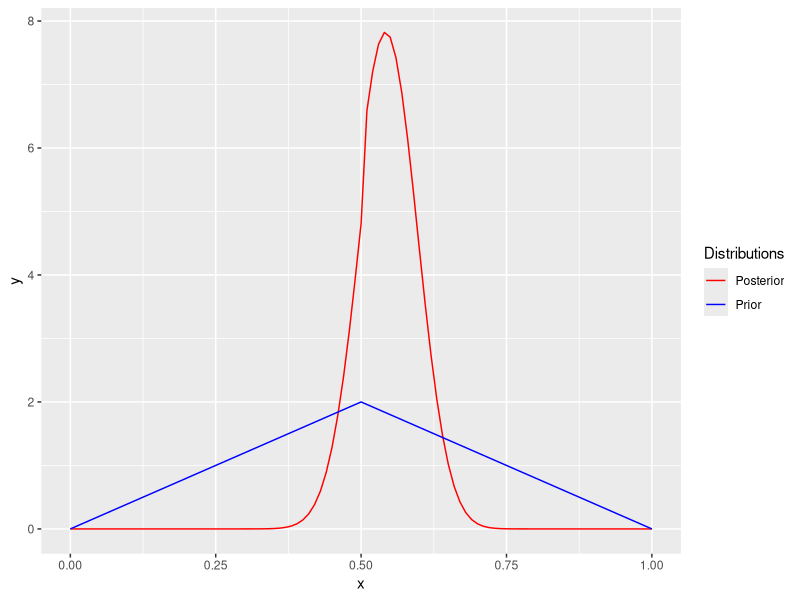
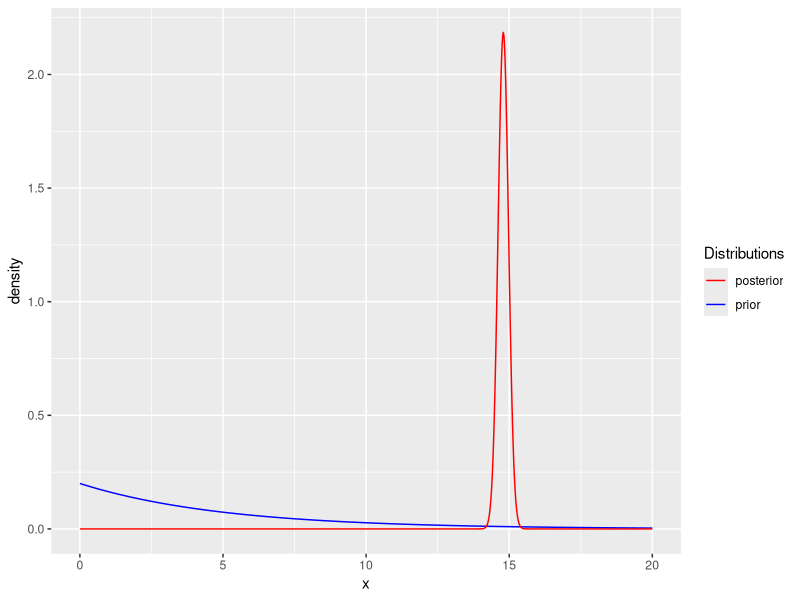

These charts were generated, in order, by the following R code:
list.of.packages = c("ggplot2")
new.packages = list.of.packages[!(list.of.packages %in% installed.packages()[,"Package"])]
if(length(new.packages)) install.packages(new.packages)

library(ggplot2)

# Problem 2
prior = function(theta) {
  ifelse(theta>=0 & theta <=0.5, 4*theta, ifelse(theta > 0.5 & theta <= 1, 4-4*theta,0))
}

likelihood = function(theta, n, success){theta^success*(1-theta)^(n-success)}

marginal_y = function(theta) {
  ifelse(theta>=0 & theta <=0.5, choose(82,45)*4*theta*likelihood(theta,82,45), 
  ifelse(theta > 0.5 & theta <= 1, choose(82,45)*(4-4*theta)*likelihood(theta,82,45),0))
}

posterior_R1 = function(theta) {dbeta(theta,45+2,82-45+1)}
a = integrate(posterior_R1,0,.5)$value
posterior_R2 = function(theta) {dbeta(theta,45+1,82-45+2)}
b = integrate(posterior_R2,0.5,1)$value
c1 = a/(a+b)
c2 = 1-c1

posterior = function(theta) {
  ifelse(theta>=0 & theta <=0.5, (c1/a)*dbeta(theta,45+2,82-45+1),
  ifelse(theta > 0.5 & theta <= 1, (c2/b)*dbeta(theta,45+1,82-45+2),0))
}

integrate(posterior, 0,1)

posterior_mean = function(theta) {
  ifelse(theta>=0 & theta <=0.5, theta*(c1/a)*dbeta(theta,45+2,82-45+1),
  ifelse(theta > 0.5 & theta <= 1, theta*(c2/b)*dbeta(theta,45+1,82-45+2),0))
}

mean = integrate(posterior_mean, 0,1)$value

posterior_second_moment = function(theta) {
  ifelse(theta>=0 & theta <=0.5, theta^2*(c1/a)*dbeta(theta,45+2,82-45+1),
  ifelse(theta > 0.5 & theta <= 1, theta^2*(c2/b)*dbeta(theta,45+1,82-45+2),0))
}

variance = integrate(posterior_second_moment,0,1)$value - mean^2

ggplot(data.frame(x=c(0, 1)), aes(x)) + stat_function(fun=posterior, aes(colour="Posterior")) + stat_function(fun=prior, aes(colour="Prior"))+
  scale_colour_manual("Distributions", values = c("red", "blue"))

# Question 3
# prior distribution of the mean - exponential with rate parameter = 1/5
x = seq(0, 20, length=1000)
density = dexp(x, rate = 1/5)
m = ((120*14.8)/4 - .2)/(120/4)
v = 4/120
posterior = dnorm(x, mean=m, sd = sqrt(v))
df = data.frame(cbind(x,density, posterior))
ggplot(df, aes(x)) + geom_line(aes(y=density, colour="prior")) + geom_line(aes(y=posterior, color="posterior"))+
  scale_colour_manual("Distributions", values = c("red", "blue"))

